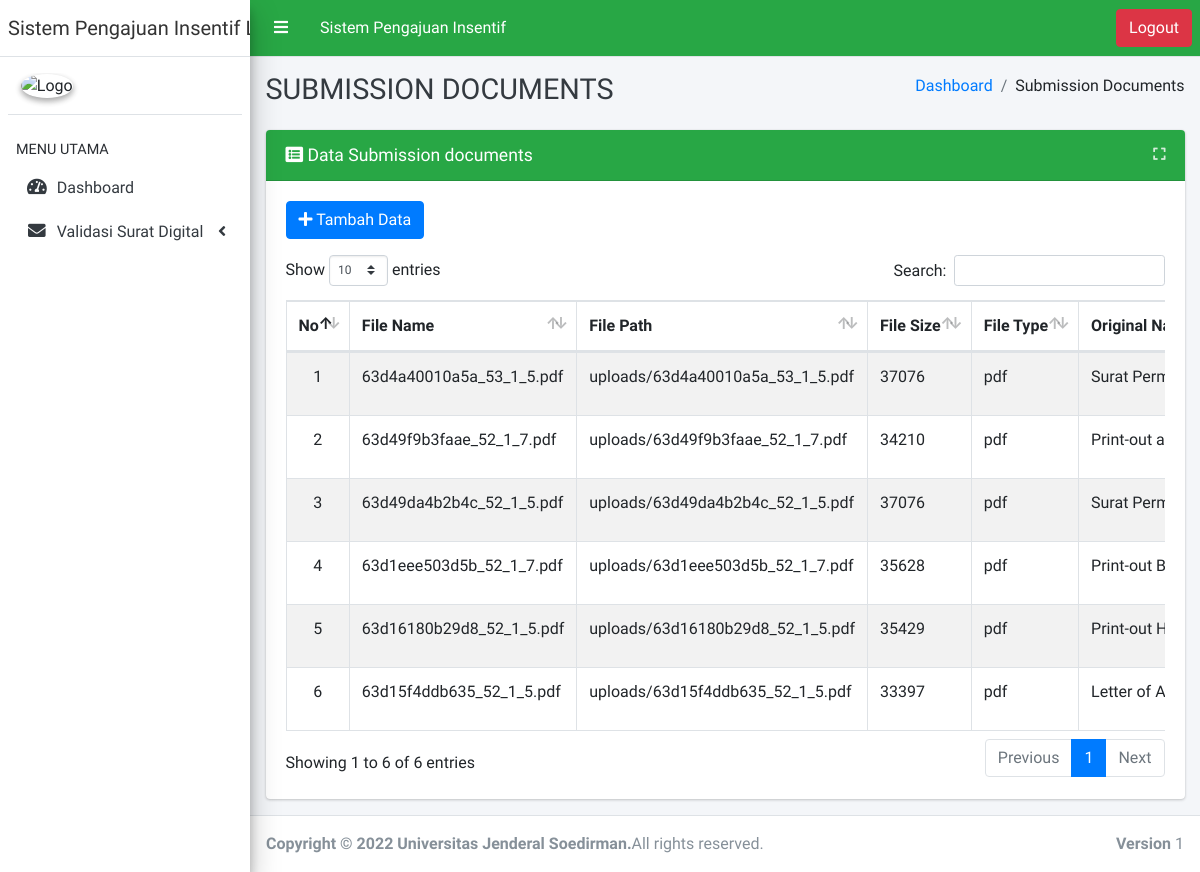
The app's page /index.php/submission_documents with its own data.
### tables this page shows
CREATE TABLE `submission_documents` (
  `id` int NOT NULL,
  `submission_id` int NOT NULL,
  `submission_type_detail_id` int NOT NULL,
  `file_name` varchar(128) NOT NULL,
  `original_name` varchar(256) NOT NULL,
  `file_type` varchar(255) NOT NULL,
  `file_size` int NOT NULL,
  `uploaded_at` datetime NOT NULL DEFAULT CURRENT_TIMESTAMP,
  `file_path` varchar(255) NOT NULL,
  `status` enum('active','deleted') NOT NULL DEFAULT 'active'
);

### application/libraries/Template.php (called while the page is built)
<?php if ( ! defined('BASEPATH')) exit('No direct script access allowed');
class Template {
		var $template_data = array();
		function set($name, $value)
		{
			$this->template_data[$name] = $value;
		}
		function load($template = '', $view = '' , $view_data = array(), $return = FALSE)
		{
			$this->CI =& get_instance();
			$this->set('contents', $this->CI->load->view($view, $view_data, TRUE));
			return $this->CI->load->view($template, $this->template_data, $return);
		}
}

### application/controllers/Submission_documents.php (called while the page is built, shortened)
<?php
class Submission_documents extends CI_Controller
{
    public function index()
    {
        $data = array(
            'submission_documents_data' => $this->Submission_documents_model->get_all(),
        );
        $this->template->load('layout/master','submission_documents/submission_documents_list', $data);
    }
}

### index.php (called while the page is built, shortened)
<?php
require_once BASEPATH.'core/CodeIgniter.php';

### application/models/Submission_documents_model.php (called while the page is built, shortened)
<?php
class Submission_documents_model extends CI_Model
{
    public $table = 'submission_documents';
    public $id = 'id';
    public $order = 'DESC';
    function get_all()
    {
        $this->db->order_by($this->id, $this->order);
        return $this->db->get($this->table)->result();
    }
}

### application/views/submission_documents/submission_documents_list.php (the view, shortened to what this page needs)
<div class="row">
    <div class="col-md-12">
        <div class="card card-success">
            <div class="card-header">
                <div class="card-title">
                    <i class="fa fa-list-alt"></i> Data Submission documents
                </div>
                <div class="card-tools">
                    <button type="button" class="btn btn-tool" data-card-widget="maximize"><i class="fas fa-expand"></i></button>
                </div>
            </div>
            <div class="card-body">
                <a href="<?= site_url('submission_documents/create') ?>" class="btn btn-primary"><i class="fa fa-plus"></i> Tambah Data</a>
                <div class="table-responsive mt-3">
                    <table class="table table-bordered table-striped table-hover text-nowrap" width="100%" id="mytable">
                        <thead>
                            <tr>
                                <th class="text-center" width="5%">No</th>
								<th>File Name</th>
								<th>File Path</th>
								<th>File Size</th>
								<th>File Type</th>
								<th>Original Name</th>
                            </tr>
                        </thead>
                        <tbody>
						<?php
                            $no = 1;
                            foreach ($submission_documents_data as $value) { ?>
                            <tr>
								<td class="text-center"><?= $no++; ?></td>
								<td><?= $value->file_name ?></td>
								<td><?= $value->file_path ?></td>
								<td><?= $value->file_size ?></td>
								<td><?= $value->file_type ?></td>
								<td><?= $value->original_name ?></td>
                            </tr>
						<?php } ?>
                        </tbody>
                    </table>
                </div>
            </div>
        </div>
    </div>
</div>

### assets/fullcalendar/main.css (style rules this page uses)
:root { --fc-daygrid-event-dot-width: 8px; }
:root { --fc-list-event-dot-width: 10px; --fc-list-event-hover-bg-color: #f5f5f5; }

### records on screen
submission_documents: file_name "63d4a40010a5a_53_1_5.pdf", file_path "uploads/63d4a40010a5a_53_1_5.pdf", file_size "37076", file_type "pdf", original_name "Surat…"
submission_documents: file_name "63d49f9b3faae_52_1_7.pdf", file_path "uploads/63d49f9b3faae_52_1_7.pdf", file_size "34210", file_type "pdf", original_name "Print-out…"
submission_documents: file_name "63d49da4b2b4c_52_1_5.pdf", file_path "uploads/63d49da4b2b4c_52_1_5.pdf", file_size "37076", file_type "pdf", original_name "Surat…"
submission_documents: file_name "63d1eee503d5b_52_1_7.pdf", file_path "uploads/63d1eee503d5b_52_1_7.pdf", file_size "35628", file_type "pdf", original_name "Print-out…"
submission_documents: file_name "63d16180b29d8_52_1_5.pdf", file_path "uploads/63d16180b29d8_52_1_5.pdf", file_size "35429", file_type "pdf", original_name "Print-out…"
submission_documents: file_name "63d15f4ddb635_52_1_5.pdf", file_path "uploads/63d15f4ddb635_52_1_5.pdf", file_size "33397", file_type "pdf", original_name "Letter of…"

### other values on screen
header_judul() "Sistem Pengajuan Insentif"
nama_aplikasi() "Sistem Pengajuan Insentif…"
str_replace('_', ' ', $this->uri->segment(1)) "SUBMISSION DOCUMENTS"
str_replace('_', ' ', $ci->uri->segment($i)) "Submission Documents"
